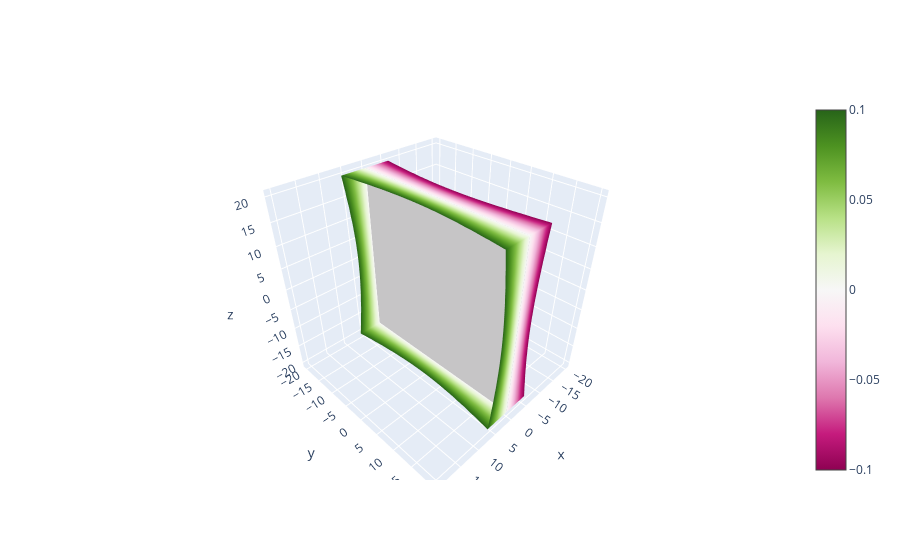

Notebook code for this chart:
### Code cell
# Plot the iso-surface of the spherical harmonic
fig = go.Figure(data=go.Isosurface(
    x=grid[:, 0], y=grid[:, 1], z=grid[:, 2],
    value=s_sh[:, 0],
    isomin=-0.1,
    isomax=0.1,
    surface_count=1,
    # caps=dict(x_show=False, y_show=False, z_show=False)
))
fig.show()

### Figure 1 — Plotly figure (JSON) as saved in the notebook; plotly's stock layout.template omitted (floating-point values rounded to 4 significant figures; data arrays with more than 128 entries replaced by an {"elided": "..."} marker saying what was removed)
{"data": [{"isomax": 0.1, "isomin": -0.1, "surface": {"count": 1}, "type": "isosurface", "value": {"elided": "9261 float values"}, "x": {"elided": "9261 int values"}, "y": {"elided": "9261 int values"}, "z": {"elided": "9261 int values"}}], "layout": {}}
